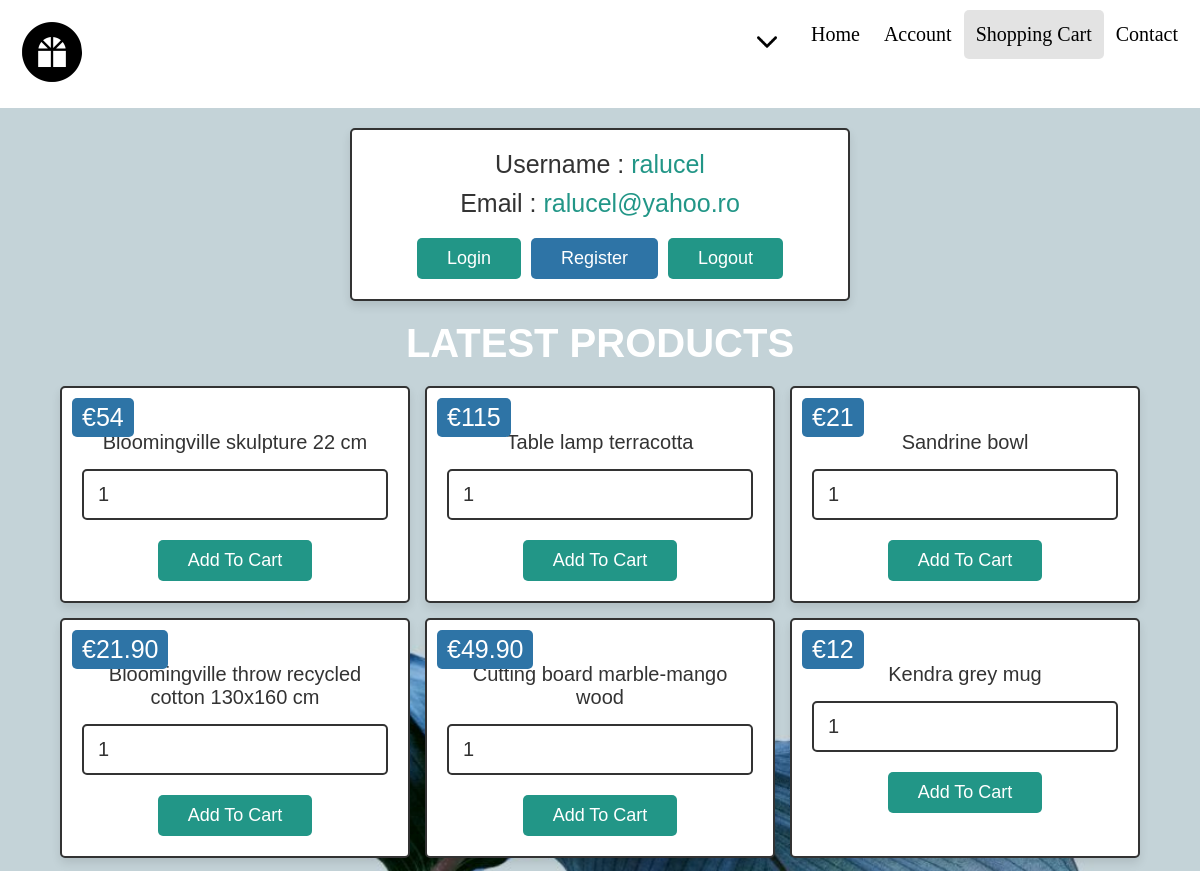
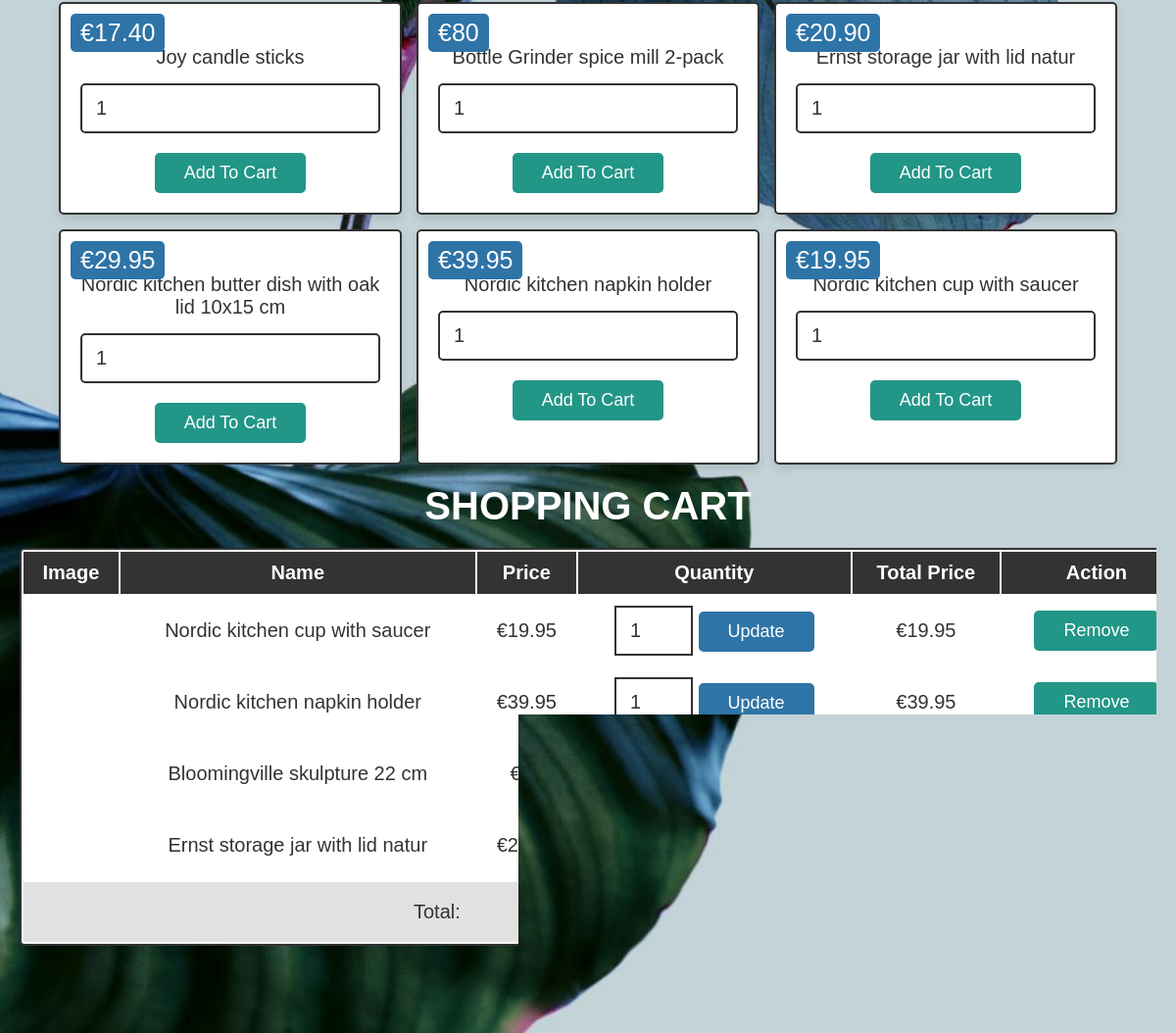
The page /index.php?login=success (signed in) on the database its author committed (2 pictures, top to bottom).
### tables this page shows
CREATE TABLE IF NOT EXISTS `user_form` (
  `id` int(100) NOT NULL AUTO_INCREMENT,
  `name` varchar(100) NOT NULL,
  `email` varchar(100) NOT NULL,
  `password` varchar(100) NOT NULL,
  `confirm_pass` varchar(10) NOT NULL,
  PRIMARY KEY (`id`)
);

CREATE TABLE IF NOT EXISTS `products` (
  `id` int(100) NOT NULL AUTO_INCREMENT,
  `name` varchar(100) NOT NULL,
  `price` varchar(100) NOT NULL,
  `image` varchar(100) NOT NULL,
  PRIMARY KEY (`id`)
);

CREATE TABLE IF NOT EXISTS `cart` (
  `id` int(100) NOT NULL AUTO_INCREMENT,
  `user_id` int(100) NOT NULL,
  `name` varchar(100) NOT NULL,
  `image` varchar(100) NOT NULL,
  `price` varchar(100) NOT NULL,
  `quantity` int(100) NOT NULL,
  PRIMARY KEY (`id`)
);

### Index.php (the view, shortened to what this page needs)
<?php
include 'Config.php';
$user_id = $_SESSION['user_id'];
?>
<!DOCTYPE html>
<html lang="en">
<head>
    <link rel="stylesheet" href="Style.css">
</head>
<body>
<div class="header">
    <a href="home.php" class="logo"><img src="icon.png"</a>
    <div class="header-right">
        <div class="dropdown">
            <button class="header"><img src="arrow.png" width="20" height="20"</a>
            </button>
        </div>
        <a href="home.php">Home</a>
        <a href="login.php">Account</a>
        <a  class="active" href="index.php">Shopping Cart</a>
        <a href="contact.php">Contact</a>
    </div>
</div>
<div class="container">
    <div class="user-profile">
        <?php
        $select_user = mysqli_query($conn, "SELECT * FROM user_form WHERE id = '$user_id'") or die('Query failed');
        if(mysqli_num_rows($select_user) > 0){
            $fetch_user = mysqli_fetch_assoc($select_user);
        };
        ?>
        <p> Username : <span><?php echo $fetch_user['name']; ?></span> </p>
        <p> Email : <span><?php echo $fetch_user['email']; ?></span> </p>
        <div class="flex">
            <a href="Login.php" class="btn">Login</a>
            <a href="Register.php" class="option-btn">Register</a>
            <a href="Index.php?logout=""<?php echo $user_id; ?>" onclick="return confirm('Are your sure you want to logout?');" class="delete-btn">Logout</a>
        </div>
    </div>
<div class="products">
    <h1 class="heading">Latest products</h1>
    <div class="box-container">
        <?php
        $select_product = mysqli_query($conn, "SELECT * FROM products ") or die('query failed');
        if(mysqli_num_rows($select_product) > 0){
            while($fetch_product = mysqli_fetch_assoc($select_product)){
                ?>
                <form method="post" class="box" action="">
                    <div class="name"><?php echo $fetch_product['name']; ?></div>
                    <div class="price">€<?php echo $fetch_product['price']; ?></div>
                    <input type="number" min="1" name="product_quantity" value="1">
                    <input type="submit" value="add to cart" name="add_to_cart" class="btn">
                </form>
                <?php
            };
        };
        ?>
    </div></div>
    <div class="shopping-cart">
        <h1 class="heading">Shopping cart</h1>
        <table>
            <thead>
            <th>Image</th>
            <th>Name</th>
            <th>Price</th>
            <th>Quantity</th>
            <th>Total price</th>
            <th>Action</th>
            </thead>
            <tbody>
            <?php
            $cart_query = mysqli_query($conn, "SELECT * FROM cart WHERE user_id = '$user_id'") or die('query failed');
            $grand_total = 0;
            if(mysqli_num_rows($cart_query) > 0){
                while($fetch_cart = mysqli_fetch_assoc($cart_query)){
                    ?>
                    <tr>
                        <td><img src="images/<?php echo $fetch_cart['image']; ?>" height="100" alt=""></td>
                        <td><?php echo $fetch_cart['name']; ?></td>
                        <td>€<?php echo $fetch_cart['price']; ?></td>
                        <td>
                            <form action="" method="post">
                                <input type="number" min="1" name="cart_quantity" value="<?php echo $fetch_cart['quantity']; ?>">
                                <input type="submit" name="update_cart" value="update" class="option-btn">
                            </form>
                        </td>
                        <td>€<?php echo $sub_total = ($fetch_cart['price'] * $fetch_cart['quantity']); ?></td>
                        <td><a href="index.php?remove=<?php echo $fetch_cart['id']; ?>" class="delete-btn" onclick="return confirm('Remove item from cart?');">Remove</a></td>
                    </tr>
                    <?php
                    $grand_total += $sub_total;
                }
            }
            else
            {
                echo '<tr><td style="padding:20px; text-transform:capitalize;" colspan="6">No item added</td></tr>';
            }
            ?>
            <tr class="table-bottom">
                <td colspan="4">Total:</td>
                <td>€<?php echo $grand_total; ?></td>
                <td><a href="index.php?delete_all" onclick="return confirm('Delete all from cart?');" class="delete-btn <?php echo ($grand_total > 1)?'':'disabled'; ?>">delete all</a></td>
            </tr>
            </tbody>
        </table>
        <div class="cart-btn">
            <a href="Checkout.php" class="btn <?php echo ($grand_total > 1)?'':'disabled'; ?>">Proceed to checkout</a>
        </div>
    </div>
</div>
</body>
</html>

### Style.css (style rules this page uses)
:root { --blue: #229687; --red: rgb(34, 150, 135); --orange: #2e74a6; --black:#333; --white:#fff; --light-bg: rgb(225, 225, 225); --box-shadow:0 5px 10px rgba(0,0,0,.1); --border:2px solid var(--black); }
* { font-family: 'Arial Rounded MT Bold', sans-serif; margin:0; padding:0; box-sizing: border-box; outline: none; border: none; text-decoration: none; }
body { background-color: var(white); background-image: url("back02.jpg"); background-size: cover; }
.btn, .delete-btn, .option-btn { display: inline-block; padding:10px 30px; cursor: pointer; font-size: 18px; color:var(--white); border-radius: 5px; text-transform: capitalize; }
.btn { background-color: var(--blue); margin-top: 10px; }
.delete-btn { background-color: var(--red); }
.option-btn { background-color: var(--orange); }
.container { padding:0 20px; margin:0 auto; max-width: 1200px; padding-bottom: 70px; }
.container .heading { text-align: center; margin-bottom: 20px; font-size: 40px; text-transform: uppercase; color:white; }
.container .user-profile { padding:20px; text-align: center; border:var(--border); background-color: var(--white); box-shadow: var(--box-shadow); border-radius: 5px; margin:20px auto; max-width: 500px; }
.container .user-profile p { margin-bottom: 10px; font-size: 25px; color:var(--black); }
.container .user-profile p span { color:var(--red); }
.container .user-profile .flex { display: flex; justify-content: center; flex-wrap: wrap; gap:10px; align-items: flex-end; }
.container .products .box-container { display: flex; flex-wrap: wrap; gap:15px; justify-content: center; }
.container .products .box-container .box { text-align: center; border-radius: 5px; box-shadow: var(--box-shadow); border:var(--border); position: relative; padding:20px; background-color: var(--white); width: 350px; }
.container .products .box-container .box .name { font-size: 20px; color:var(--black); padding:5px 0; }
.container .products .box-container .box .price { position: absolute; top:10px; left:10px; padding:5px 10px; border-radius: 5px; background-color: var(--orange); color:var(--white); font-size: 25px; }
.container .products .box-container .box input[type="number"] { margin:10px 0; width: 100%; border:var(--border); border-radius: 5px; font-size: 20px; color:var(--black); padding:12px 14px }
.container .shopping-cart { padding:20px 0; }
.container .shopping-cart table { width: 100%; text-align: center; border:var(--border); border-radius: 5px; box-shadow: var(--box-shadow); background-color: var(--white); }
.container .shopping-cart table thead { background-color: var(--black); }
.container .shopping-cart table thead th { padding:10px; color:var(--white); text-transform: capitalize; font-size: 20px; }
.container .shopping-cart table .table-bottom { background-color: var(--light-bg); }
.container .shopping-cart table tr td { padding:10px; font-size: 20px; color:var(--black); }
.container .shopping-cart table tr td:nth-child(1) { padding:0; }
.container .shopping-cart table tr td input[type="number"] { width: 80px; border:var(--border); padding:12px 14px; font-size: 20px; color:var(--black); }
.container .shopping-cart .cart-btn { margin-top: 10px; text-align: center; }
@media (max-width:1200px) { .container .shopping-cart { overflow-x: scroll; } }
@media (max-width:1200px) { .container .shopping-cart table { width: 1200px; } }
* { box-sizing: border-box; }
.header { overflow: hidden; background-color: rgb(255, 255, 255); padding: 10px 10px; }
.header a { float: left; color: black; text-align: center; padding: 12px; text-decoration: none; font-size: 20px; line-height: 25px; border-radius: 5px; font-family: "Arial Unicode MS"; }
.header a.logo { font-size: 25px; font-weight: bold; }
.header a.active { background-color: rgba(204, 204, 204, 0.54); color: black; }
.header-right { float: right; }
h1 { font-size: 50px; word-break: break-all; }
.dropdown { float: left; overflow: hidden; }
.dropdown-content a { float: none; color: black; padding: 4px 6px; text-decoration: none; display: block; text-align: left; }

### rows shown on the page
user_form: name "ralucel", email "ralucel@yahoo.ro"
products: name "Bloomingville skulpture 22 cm", price "54"
products: name "Table lamp terracotta", price "115"
products: name "Sandrine bowl", price "21"
products: name "Bloomingville throw recycled cotton 130x160 cm", price "21.90"
products: name "Cutting board marble-mango wood", price "49.90"
products: name "Kendra grey mug", price "12"
products: name "Joy candle sticks", price "17.40"
products: name "Bottle Grinder spice mill 2-pack", price "80"
products: name "Ernst storage jar with lid natur", price "20.90"
products: name "Nordic kitchen butter dish with oak lid 10x15 cm", price "29.95"
products: name "Nordic kitchen napkin holder", price "39.95"
products: name "Nordic kitchen cup with saucer", price "19.95"
cart: name "Nordic kitchen cup with saucer", price "19.95", cart_quantity "1"
cart: name "Nordic kitchen napkin holder", price "39.95", cart_quantity "1"
cart: name "Bloomingville skulpture 22 cm", price "54", cart_quantity "3"
cart: name "Ernst storage jar with lid natur", price "20.90", cart_quantity "1"
